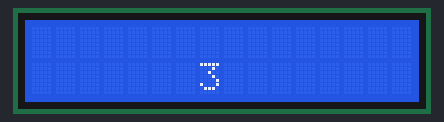
A sketch run on a simulated Arduino Uno, built with avr-gcc and run on an emulated ATmega328P. Shown: 16×2 character LCD.

Above: at 3.53 s.
At 7.72 s:
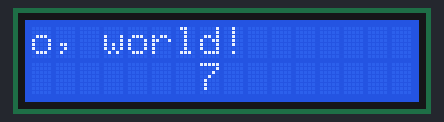
At 9.97 s:
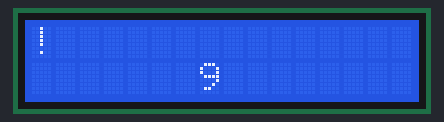
At 11.81 s:
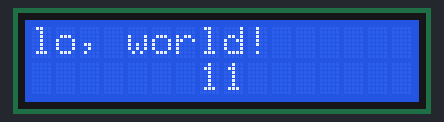
At 20.2 s:
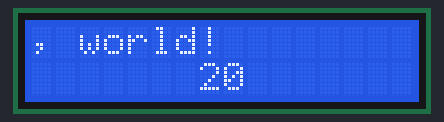
At 36.77 s:
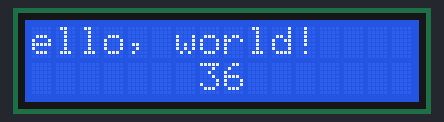

The sketch:

sketch_lcdFinal.ino
```cpp
#include <LiquidCrystal.h>


const int rs = 12, en = 11, d4 = 5, d5 = 4, d6 = 3, d7 = 2;
LiquidCrystal lcd(rs, en, d4, d5, d6, d7);

void setup() {
  lcd.begin(16, 2);
}

void loop() {

  //>>>>>>
  for (int i = 0; i <= 16; i++) {
    lcd.setCursor(i, 0);
    lcd.print("hello, world!");
    delay(200);
    lcd.clear();
    lcd.setCursor(7, 1);
    lcd.print(millis() / 1000);
  }

//<<<<<<<<<<
  for (int i = 16; i >= 0 ; i--) {
    lcd.setCursor(i, 0);
    lcd.print("hello, world!");
    delay(200);
    lcd.clear();
    lcd.setCursor(7, 1);
    lcd.print(millis() / 1000);
  }


    //<<<<<<<<<<<<<
  for (int i = -25; i >= -37; i--) {
    lcd.setCursor(i, 0);
    lcd.print("hello, world!");
    delay(200);
    lcd.clear();
    lcd.setCursor(7, 1);
    lcd.print(millis() / 1000);
  }


  //>>>>>>>>>
  for (int i = -37; i <= -25; i++) {
    lcd.setCursor(i, 0);
    lcd.print("hello, world!");
    delay(200);
    lcd.clear();
    lcd.setCursor(7, 1);
    lcd.print(millis() / 1000);
  }


}
```

Measured:
- what the display in image 0 shows lasts 0.4 s, from 3.3 s to 3.7 s
